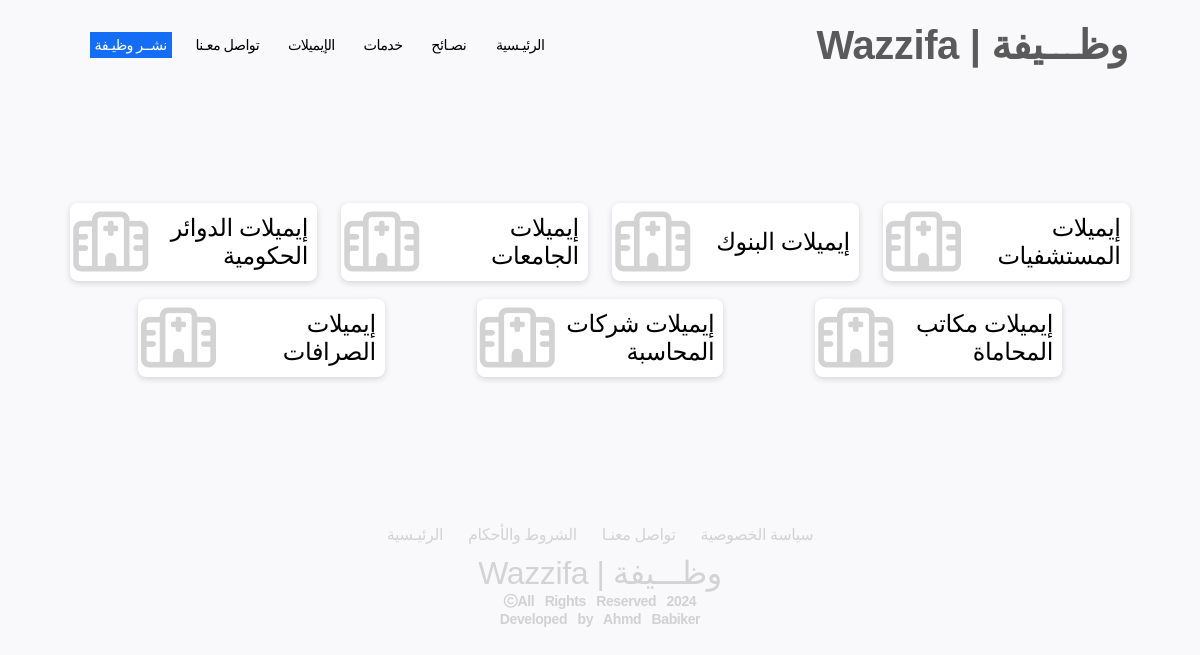
Page /companiesemails on the committed database.
### core/models.py (models this page shows, shortened)
class EmailCat(models.Model):
    name = models.CharField(max_length=40 , null=True)

### core/views.py (the view)
# urls.py: path('companiesemails' , companies_emails , name="emails" ),
def companies_emails(request):
    com_emasils = EmailCat.objects.all()
    data = {"com_emails":com_emasils}
    return render(request , 'emails.html', data)

### templates/emails.html (shortened to what this page needs)
<!DOCTYPE html>
{% load static %}
<html lang="en">
<head>
    <link rel="stylesheet" href="{% static 'css/style.css' %}">
    <link rel="stylesheet" href="https://cdnjs.cloudflare.com/ajax/libs/font-awesome/6.5.2/css/all.min.css"/>
</head>
<body dir="rtl" style="background-color: #F9F9FB;">
    <header id="nav-menu" aria-label="navigation bar">
        <div class="container">
          <div class="nav-start">
            <a class="logo" href="/">
                <h1 style="color: rgb(90, 90, 90);font-size: 40px;">وظـــيفة | Wazzifa</h1>
            </a>
            <nav class="menu">
              <ul class="menu-bar">
                <li>
                  <button class="nav-link dropdown-btn" data-dropdown="dropdown1" aria-haspopup="true" aria-expanded="false" aria-label="browse">
                    الرئيـسية
                  </button>
                </li>
                <li>
                  <but  ton class="nav-link dropdown-btn" data-dropdown="dropdown2" aria-haspopup="true" aria-expanded="false" aria-label="discover">
                    نصـائح
                </li>
                <li><a class="nav-link" href="{% url 'services' %}">خدمات </a></li>
                <li><a class="nav-link" href="#"> الإيميلات </a></li>
                <li><a class="nav-link" href="{% url 'contactus' %}">تواصل معـنا</a></li>
                <li><a class="nav-link uniqe" href="#" style="background-color : #146ef5;color:white;padding:5px"> نشــر  وظيـفة</a></li>
              </ul>
            </nav>
          </div>
        </div>
      </header>
      <div class="emails">
          <div class="containers">
              <div class="holding-cates" style=" height: 400px;
              display: flex;
              justify-content:space-evenly;
              flex-wrap: wrap;
              gap: 18px;
              align-content: center;">
                {% for email in com_emails %}
                <div class="email" style="width: 23%;box-shadow:  0 2px 6px rgba(0, 0, 0, 0.15);
                padding: 9px;display: flex;align-items: center;background-color: white;border-radius: 8px;">
                    <div class="name" style="width: 70%;">
                        <h2><a  style="background-color: white;text-decoration: none;" href="{% url 'emaildetails' email.id %}">{{email.name}}</a></h2>
                      </div>
                      <div class="iconn" style="width: 20%;">
                        <i class="fa-regular fa-hospital" style="font-size: 60px;color:lightgray"></i>
                      </div>
                  </div>
                  {% endfor %}
              </div>
          </div>
      </div>
        <div class="footer">
              <div class="taking-footer">
                  <div class="taking-links">
                      <a href="{% url 'policy' %}">سياسة الخصوصية</a>
                      <a href="{% url 'contactus' %}">تواصل معنـا </a>
                      <a href="{% url 'terms' %}">الشروط والأحكام </a>
                      <a href="{% url 'home' %}"> الرئيـسية</a>
                  </div>
                  <div class="log">
                    <h1>وظـــيفة | Wazzifa</h1>
                    <small>All Rights Reserved 2024<i class="fa-regular fa-copyright"></i></small>
                    <br><small>Developed by Ahmd Babiker</small>
                </div>
              </div>
      </div>
</body>
</html>

### static/css/style.css (style rules this page uses)
* { margin: 0; padding: 0; box-sizing: border-box; font-family: "Alexandria", sans-serif; font-weight: 350; font-style: normal; }
body { font-family: inherit; letter-spacing: -0.4px; }
ul { list-style: none; }
a { text-decoration: none; color: inherit; }
button { border: none; background-color: transparent; cursor: pointer; color: inherit; }
.logo { margin-right: 1.5rem; }
header .nav-start .logo h1 { color: rgb(134, 134, 134); font-size: 30px; font-weight: bold; }
.container { display: flex; align-items: center; justify-content: space-between; column-gap: 2rem; height: 90px; padding: 1.2rem 3rem; }
.menu { position: relative; background: var(--white); }
.menu-bar .nav-link { font-size: 0.9rem; font-weight: 500; letter-spacing: -0.6px; padding: 0.3rem; min-width: 60px; margin: 0 0.6rem; }
.nav-start, .nav-end, .menu-bar, .right-container, .right-container .search { display: flex; align-items: center; }
header .nav-start { width: 100%; display: flex; justify-content: space-between; }
.emails .containers { padding: 0rem 4rem; }
.footer { margin-top: 35px; }
.footer .taking-links { display: flex; justify-content: center; gap: 15px; width: 60%; text-align: center; margin: 10px auto; flex-wrap: wrap; }
.footer .taking-links a { color: lightgray; text-decoration: none; margin: 0 5px; font-size: 16px; }
.footer .log h1 { color:lightgray; }
.footer .log { margin: 7px auto; text-align: center; }
.footer .log small { color:#d1d1d1; font-size: 14px; margin: 10px 0; font-weight: bold; word-spacing: 7px; }

### templates/emails.html (style rules this page uses)
* { background-color: transparent; }

### rows in the picture
EmailCat: name "إيميلات المستشفيات"
EmailCat: name "إيميلات البنوك"
EmailCat: name "إيميلات الجامعات"
EmailCat: name "إيميلات الدوائر الحكومية"
EmailCat: name "إيميلات مكاتب المحاماة"
EmailCat: name "إيميلات شركات المحاسبة"
EmailCat: name "إيميلات الصرافات"
